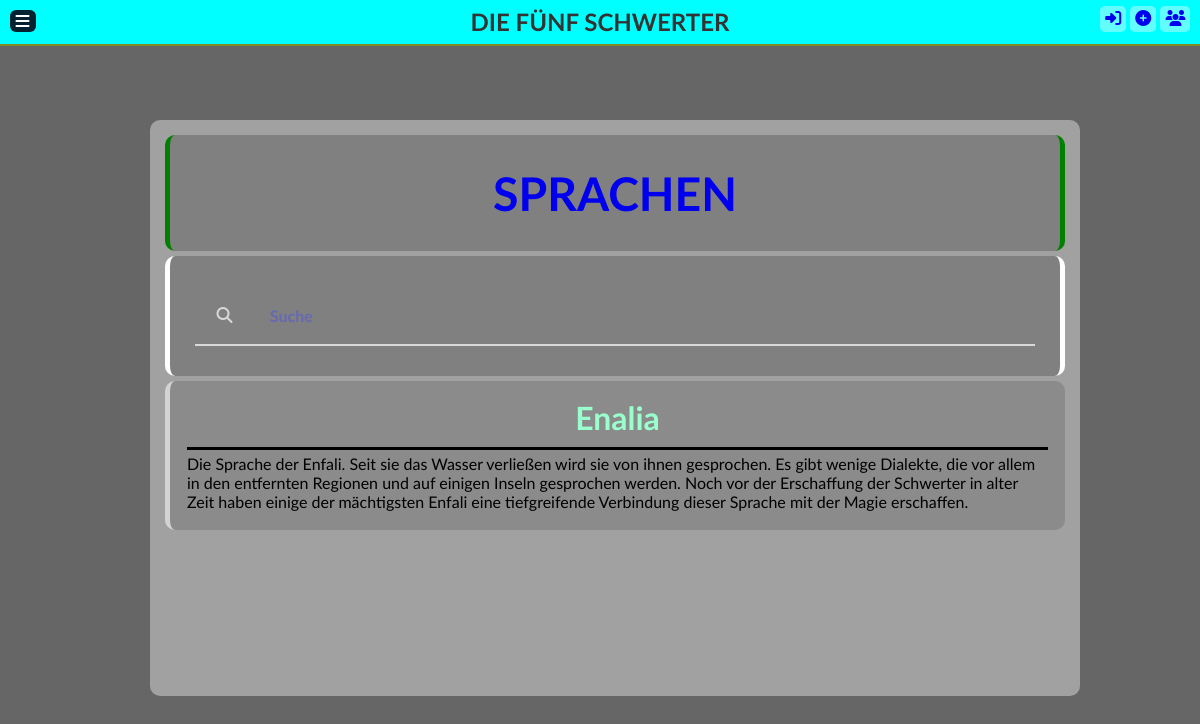
Page /language/ on the committed database.
### tables this page shows
CREATE TABLE language (
    id INTEGER PRIMARY KEY AUTOINCREMENT,
    name STRING NOT NULL,
    description STRING NOT NULL,
    writing_id INTEGER,
    FOREIGN KEY (writing_id) REFERENCES writing (id)
);

### flaskr/language.py (the view)
@bp.route('/')
def index():
    db = get_db()
    languages = db.execute('SELECT * FROM language ORDER BY name ASC').fetchall()
    return render_template('language/languages.html', languages=languages)

### flaskr/auth.py (called while the page is built)
@bp.before_app_request
def load_logged_in_user():
    user_id = session.get('user_id')
    if user_id is None:
        g.user = None
    else:
        g.user = get_db().execute('SELECT * FROM user WHERE id = ?', (user_id, )).fetchone()

### flaskr/database.py (called while the page is built)
def get_db():
    if 'db' not in g:
        g.db = sqlite3.connect(current_app.config['DATABASE'],
                               detect_types=sqlite3.PARSE_DECLTYPES)
        g.db.row_factory = sqlite3.Row
    return g.db

### flaskr/templates/language/languages.html (shortened to what this page needs)
{% extends 'base.html' %}
{% block content %}
<div id="post-section">
    <div id="header-section">
        <div id="container">
            <div class="login-content">
                <h2 class="title"><a href="{{url_for('language.create_language')}}">Sprachen</a></h2>
            </div>
        </div>
    </div>
    <div id="topic-section">
        <div class="search">
            <div class="input-div">
                <div class="i">
                    <i class="fas fa-search"></i>
                </div>
                <div class="div">
                    <h5>Suche</h5>
                    <input class="input" type="text" name="search" id="search" onkeyup="searchCharacters()">
                </div>
            </div>
        </div>
    </div>
    <div class="scrollable">
        {% for language in languages %}
        <a href="{{url_for('language.language', id=language['id'])}}">
            <div class="topic-section {{language['name']}}" id="{{language['name']}}">
                <table>
                    <tr>
                        <th class="language_header">{{language['name']}}</th>
                    </tr>
                    <tr>
                        <td class="language_description">{{language['description']}}</td>
                    </tr>
                </table>
            </div>
        </a>
        {% endfor %}
    </div>
</div>
{% endblock %}

### flaskr/static/style.css (style rules this page uses)
* { margin: 0; padding: 0; list-style: none; text-decoration: none; }
body { font-family: 'Lato', sans-serif; overflow-x:hidden; background-repeat: no-repeat; background-size: cover; background-position: center; background-attachment: fixed; background-color: rgba(0, 0, 0, 0.6); }
#post-section { padding: 15px; background: rgba(250, 250, 250, .4); border-radius: 10px; width: 100%; }
#header-section { padding: 15px; background: rgba(50, 50, 50, .3); border-radius: 10px; border-left: 5px solid green; border-right: 5px solid green; }
.search { padding: 5px; margin-top: 5px; background: rgba(50, 50, 50, .3); border-radius: 10px; border-left: 5px solid white; border-right: 5px solid white; transition: border ease-in-out 250ms; }
.search > div { margin-left: 20px; margin-right: 20px; }
.input-div { position: relative; display: grid; grid-template-columns: 7% 93%; height: 3em; margin: 25px 0; padding: 5px 0; border-bottom: 2px solid #d9d9d9; }
.input-div:after, .input-div:before { content: ''; position: absolute; bottom: -2px; width: 0%; height: 2px; background-color: #38d39f; transition: .4s; }
.input-div:after { right: 50%; }
.input-div:before { left: 50%; }
.i { display: flex; justify-content: center; align-items: center; }
.i i { color: #d9d9d9; transition: .3s; }
.input-div > div { position: relative; min-height: 3em; }
h5 { position: absolute; left: 1em; top: 50%; transform: translateY(-50%); color: #6669b2; font-size: 1em; transition: .3s; }
.input-div > div > .input, .input-div > div > .input_styled { position: absolute; width: 100%; height: 100%; top: 0; left: 0; border: none; outline: none; background: none; padding: 0.5em 0.7em; font-size: 1.2em; color: #555; }
input { padding: 3px; box-sizing: border-box; width: 100%; border-radius: 6px; }
table { width: 100%; height: 100%; }
.topic-section { margin-top: 5px; padding: 15px; background: rgba(50, 50, 50, .2); border-radius: 10px; border-left: 5px solid lightgrey; transition: background-color ease-out 250ms; transition: background ease-out 250ms; transition: border-left ease-out 250ms; }
.scrollable { min-height: 300px; }
h2 { margin: 15px 0; color: #333; text-transform: uppercase; font-size: 2.9rem; }
.login-content { display: block; justify-content: flex-start; align-items: center; text-align: center; }
.fas { transition: all 0.5s; }
.language_header { color: #99ffcc; font-size: 2em; border-bottom: 3px solid black; padding-bottom: 0.3em; }
.language_description { padding-top: 0.3em; color: black; }

### rows in the picture
language: name "Enalia", description "Die Sprache der Enfali. Seit sie das Wasser verließen wird sie von ihnen gesprochen. Es gibt wenige Dialekte, die vor allem in den entfernten Regionen und auf einigen Inseln gesprochen werden. Noch vor der Erschaffung der Schwerter in alter Zeit haben einige der mächtigsten Enfali eine tiefgreifende Verbindung dieser Sprache mit der Magie erschaffen."
